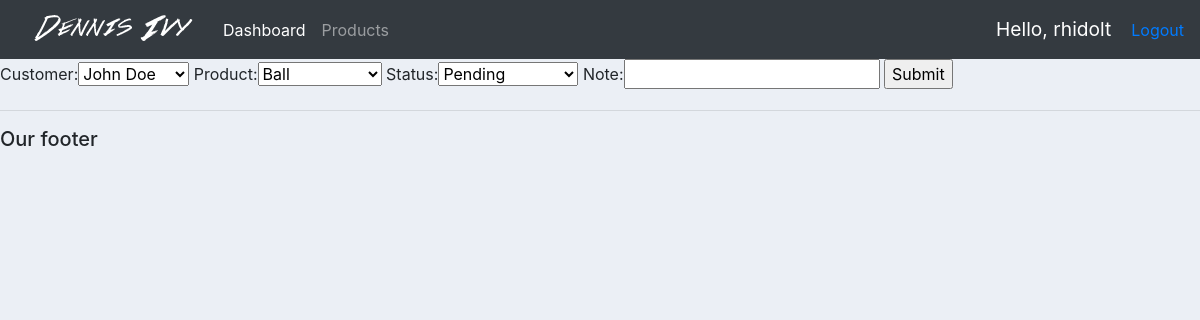
The page /update_order/2/ (signed in) on the database its author committed.
### accounts/models.py (models this page shows)
class order(models.Model):
    STATUS = (
        ('Pending', 'Pending'),
        ('Out for delivery', 'Out for delivery'),
        ('Delivered', 'Delivered'),
    )
    customer = models.ForeignKey(customer, null=True, on_delete=models.SET_NULL)
    product = models.ForeignKey(product, null=True, on_delete=models.SET_NULL)
    date_created = models.DateTimeField(auto_now_add=True, null=True)
    status = models.CharField(max_length=200, null=True, choices=STATUS)
    note = models.CharField(max_length=200, null=True)

### accounts/views.py (the view)
# urls.py: path("update_order/<str:pk>/", views.update_order, name="UpdateOrder"),
@login_required(login_url='LoginPage')
def update_order(request, pk):
    order_ = order.objects.get(id=pk)
    form = OrderForm(instance=order_)
    if request.method == 'POST':
        form = OrderForm(request.POST, instance=order_)
        if form.is_valid():
            form.save()
            return redirect('/')
    context = {'form': form}
    return render(request, 'accounts/order_form.html', context=context)

### accounts/forms.py
class OrderForm(ModelForm):
    class Meta:
        model = order
        fields = '__all__'

### accounts/models.py (called while the page is built)
    def __str__(self):
        return self.name

    def __str__(self):
        return self.name

### accounts/templates/accounts/order_form.html (shortened to what this page needs)
{% extends 'accounts/main.html' %}
{% load static %}
{% block content %}
<form action="" method="POST">
    {{form}}
    <input type="submit" name="Submit">
</form>
{% endblock content %}

### accounts/templates/accounts/navbar.html (shortened to what this page needs)
{% load static %}
<nav class="navbar navbar-expand-lg navbar-dark bg-dark">
<img src='{% static 'images/logo.png' %}'>
  <div class="collapse navbar-collapse" id="navbarNav">
    <ul class="navbar-nav">
      {% if request.user.is_staff %}
      <li class="nav-item active">
        <a class="nav-link" href="{% url 'Home' %}">Dashboard <span class="sr-only">(current)</span></a>
      </li>
      <li class="nav-item">
        <a class="nav-link" href="{% url 'Products' %}">Products</a>
      </li>
      {% endif %}
    </ul>
  </div>
  <span id='hello-msg'>Hello, {{request.user}} </span>
  <span><a href='{% url 'LogoutUser' %}'>Logout</a></span>
</nav>

### static/css/main.css (style rules this page uses)
body { background-color: #ebeff5; }

### accounts/templates/accounts/navbar.html (style rules this page uses)
#hello-msg { font-size: 1.2em; color: #fff; margin-right: 20px; }

### rows shown on the page
order: customer "John Doe", product "Ball", status "Pending"

### other values the page prints
{{ request.user }} "rhidolt"
